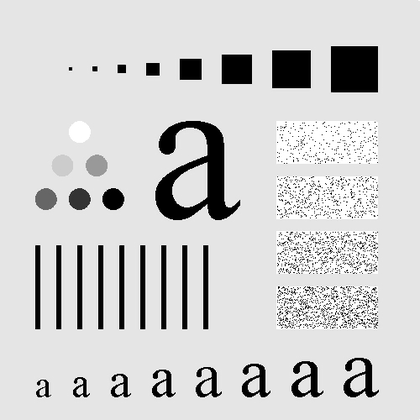
%> input picture I.bmp, 420 x 420 px, shrunk from 500 x 500 before the run
$ octave --eval "result = runtest;"   (GNU Octave 9; MATLAB toolbox functions it lacks are replaced by stand-ins)
%> lines starting %> are read from the running program, lines starting %| are printed output that depends on the picture
%> in runtest, I is the input picture: size 420x420 uint8; min 0, max 255, mean 207.2
### MeanFilter.m
function [Filter] = MeanFilter (W,H)
%> called with W = 3, H = 11
       Filter=[W,H];
       for x=1:W
         for y=1:H
           Filter(x,y)=1/(W*H);
         endfor
       endfor
endfunction

### linearfilter.m
function [outImg] = linearfilter (I,Filter,postprocess)
%> called with postprocess = 'none'


 [w , h,D ] = size(Filter)
 [wi , hi, D] = size (I);
%> wi = 420; hi = 420; D = 1
 outImg = zeros(wi,hi);
 rows_floor = floor(w/2);
 cols_floor = floor (h/2);
 new_padding = zeros(wi+(2*rows_floor) , hi+(2*cols_floor));

 startRowIndex = rows_floor +1;
 startColIndex = cols_floor +1

 new_padding(startRowIndex:startRowIndex+wi-1, startColIndex:startColIndex+hi-1) = I;
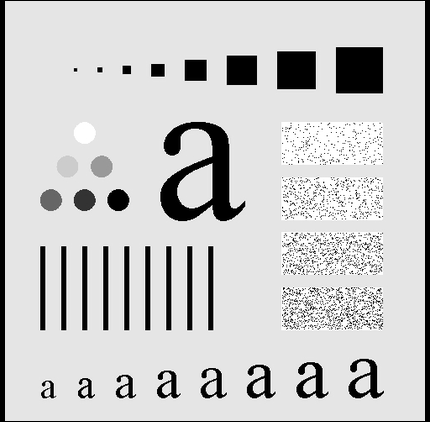
%> new_padding: size 422x430 double; min 0, max 1, mean 0.79
 tmp=0;

 for r =1 : wi-w
   for c = 1 : hi-h

     tmp = new_padding(r: r+ w-1 , c : c+ h-1);
     sumx = sum(sum((tmp.*Filter)));
      if strcmp(postprocess, 'cutoff')
            sumx=uint8(sumx);
        elseif strcmp(postprocess , 'absolute')
            sumx = abs(sumx);
        end
     outImg(r,c) = sumx;
   endfor
endfor
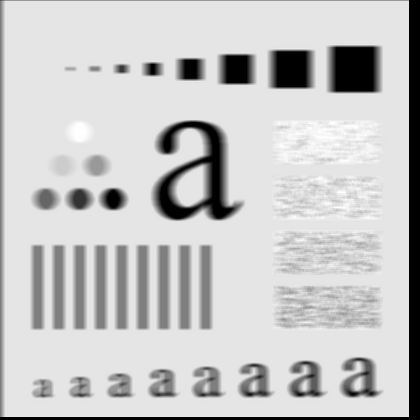
%> outImg: size 420x420 double; min 0, max 1, mean 0.779


endfunction

### runtest.m
function [x] = runtest()
      I=imread("I.bmP");
      I=im2double(I);
      x=0;

      outputImage1=linearfilter(I,MeanFilter(3,11),'none');
      % [6 lines of commented-out code are left out]
      #l=imread("LinearFilter(I,Gauss2(4)).bmp");
      #g=outputImage-l;
      figure,imshow(outputImage1),title("Mean 1");
      %figure,imshow(outputImage2),title("Mean 2");
      %figure,imshow(outputImage6),title("LaplacianFilter");
      %figure,imshow(outputImage3),title("sobel v");
      %figure,imshow(outputImage4),title("sobel h");
      %figure,imshow(outputImage7),title("gaus");
      %figure,imshow(outputImage5),title("edge");
      #  figure,imshow(g),title("x");
       # sum(sum(outputImage-l))
endfunction
